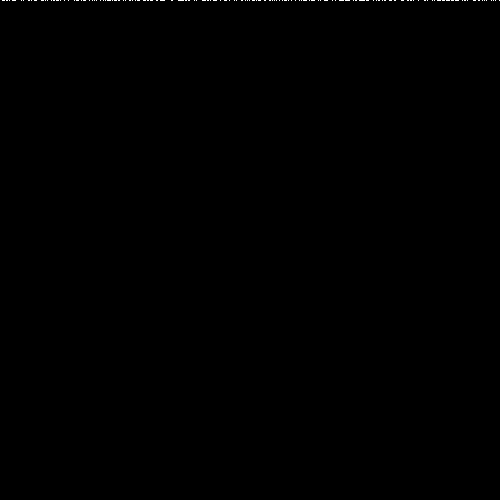
Frame 1 (no input)
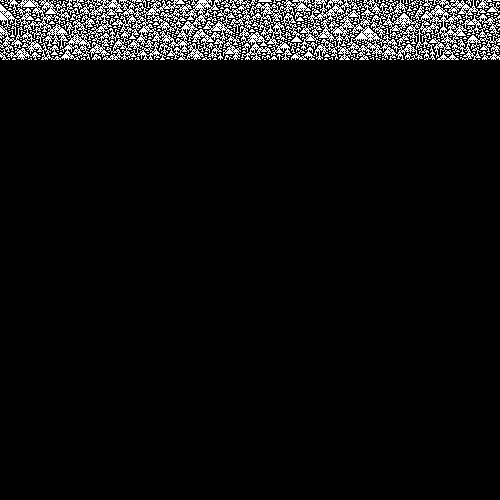
Frame 60 (no input)
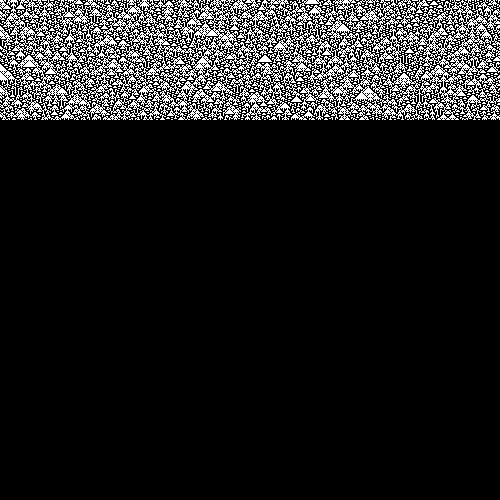
Frame 120 (the mouse pressed at the canvas centre since frame 60)

The p5.js sketch that drew these frames (run headless with seeded random() and noise() and a simulated clock; from frame 60 on, the mouse is pressed at the canvas centre):

// p5.js sketch
// ── sketch.js

let width =500;
let a = new Array(width);


for (let i=0; i< width; i++){
  a[i]=Math.round(Math.random());
}
a[0]=1
function setup() {
  pixelDensity(1);
  createCanvas(width, width);

}

function rule90(q){
  let temp = new Array(width)
  for (let i =0; i < q.length; i++){
    temp[i] = q[(i-1)%width]^q[(i+1)%width];
  } 
  return temp;
}
function rule184(q){
  let temp = new Array(width)
  for (let i =0; i < q.length; i++){
    if (q[i]==0){
      temp[i] = q[(i-1)%width]
    }else{
      temp[i] = q[(i+1)%width]
    }
  } 
  return temp;
}


function draw() {
  
  loadPixels()
  for (let j =width-1 ; j> -1; j--){
    for (let i = 0; i <width; i++){
      let index =  j*width*4 + i*4;
      pixels[index] = pixels[index - width*4] ;
    // Green.
      pixels[index + 1] = pixels[index - width*4 +1] ;
    // Blue.
      pixels[index + 2] = pixels[index - width*4 +2] ;
    // Alpha.
      pixels[index + 3] = 255 ;
    }
    
  }
  for (let i = 0; i <width; i++){
    let index = i*4;
    let col = 0;

    if (a[i] == 0){
      col = 255;
    }
    pixels[index] = col;
    pixels[index+1] = col;
    pixels[index+2] = col;
    pixels[index+3] = 255;
  }
  updatePixels();
  a = rule90(a)
}
